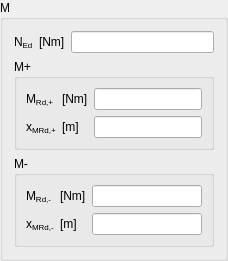
               <widget class="QGroupBox" name="ULSMRdGroupBox">
                <property name="title">
                 <string>M</string>
                </property>
                <layout class="QGridLayout" name="gridLayout_9">
                 <item row="1" column="1" colspan="3">
                  <widget class="QGroupBox" name="ULSMRDPlusGroupBox">
                   <property name="title">
                    <string>M+</string>
                   </property>
                   <layout class="QGridLayout" name="gridLayout_11">
                    <item row="0" column="2">
                     <widget class="QLineEditValue" name="MRdPlusLEdit"/>
                    </item>
                    <item row="0" column="1">
                     <widget class="QLabelUnitMeasure" name="MRdPlusUMLabel">
                      <property name="text">
                       <string>[Nm]</string>
                      </property>
                     </widget>
                    </item>
                    <item row="0" column="0">
                     <widget class="QLabelRichName" name="MRdPlusLabel">
                      <property name="text">
                       <string>&lt;html&gt;&lt;head/&gt;&lt;body&gt;&lt;p&gt;M&lt;span style=&quot; vertical-align:sub;&quot;&gt;Rd,+&lt;/span&gt;&lt;/p&gt;&lt;/body&gt;&lt;/html&gt;</string>
                      </property>
                     </widget>
                    </item>
                    <item row="1" column="0">
                     <widget class="QLabelRichName" name="xMRdPlusLabel">
                      <property name="text">
                       <string>&lt;html&gt;&lt;head/&gt;&lt;body&gt;&lt;p&gt;x&lt;span style=&quot; vertical-align:sub;&quot;&gt;MRd,+&lt;/span&gt;&lt;/p&gt;&lt;/body&gt;&lt;/html&gt;</string>
                      </property>
                     </widget>
                    </item>
                    <item row="1" column="1">
                     <widget class="QLabelUnitMeasure" name="xMRdPlusUMLabel">
                      <property name="text">
                       <string>[m]</string>
                      </property>
                     </widget>
                    </item>
                    <item row="1" column="2">
                     <widget class="QLineEditValue" name="xMRdPlusLEdit"/>
                    </item>
                   </layout>
                  </widget>
                 </item>
                 <item row="0" column="1">
                  <widget class="QLabelRichName" name="MRdNEdLabel">
                   <property name="text">
                    <string>&lt;html&gt;&lt;head/&gt;&lt;body&gt;&lt;p&gt;N&lt;span style=&quot; vertical-align:sub;&quot;&gt;Ed&lt;/span&gt;&lt;/p&gt;&lt;/body&gt;&lt;/html&gt;</string>
                   </property>
                  </widget>
                 </item>
                 <item row="0" column="3">
                  <widget class="QLineEditValue" name="MRdNEdLEdit"/>
                 </item>
                 <item row="0" column="2">
                  <widget class="QLabelUnitMeasure" name="MRdNEdUMLabel">
                   <property name="text">
                    <string>[Nm]</string>
                   </property>
                  </widget>
                 </item>
                 <item row="2" column="1" colspan="3">
                  <widget class="QGroupBox" name="ULSMRdMinusGroupBox">
                   <property name="title">
                    <string>M-</string>
                   </property>
                   <layout class="QGridLayout" name="gridLayout_12">
                    <item row="0" column="0">
                     <widget class="QLabelRichName" name="MRdMinusLabel">
                      <property name="text">
                       <string>&lt;html&gt;&lt;head/&gt;&lt;body&gt;&lt;p&gt;M&lt;span style=&quot; vertical-align:sub;&quot;&gt;Rd,-&lt;/span&gt;&lt;/p&gt;&lt;/body&gt;&lt;/html&gt;</string>
                      </property>
                     </widget>
                    </item>
                    <item row="0" column="1">
                     <widget class="QLabelUnitMeasure" name="MRdMinusUMLabel">
                      <property name="text">
                       <string>[Nm]</string>
                      </property>
                     </widget>
                    </item>
                    <item row="0" column="2">
                     <widget class="QLineEditValue" name="MRdMinusLEdit"/>
                    </item>
                    <item row="1" column="0">
                     <widget class="QLabelRichName" name="xMRdMinusLabel">
                      <property name="text">
                       <string>&lt;html&gt;&lt;head/&gt;&lt;body&gt;&lt;p&gt;x&lt;span style=&quot; vertical-align:sub;&quot;&gt;MRd,-&lt;/span&gt;&lt;/p&gt;&lt;/body&gt;&lt;/html&gt;</string>
                      </property>
                     </widget>
                    </item>
                    <item row="1" column="1">
                     <widget class="QLabelUnitMeasure" name="xMRdMinusUMLabel">
                      <property name="text">
                       <string>[m]</string>
                      </property>
                     </widget>
                    </item>
                    <item row="1" column="2">
                     <widget class="QLineEditValue" name="xMRdMinusLEdit"/>
                    </item>
                   </layout>
                  </widget>
                 </item>
                </layout>
               </widget>
